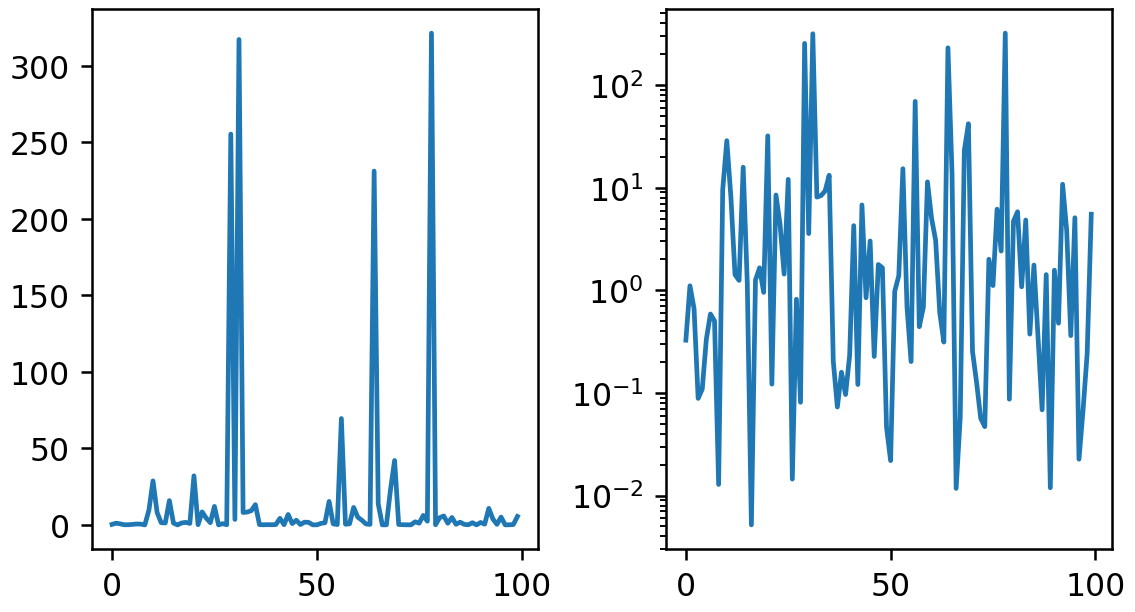

This figure's Python source:
import matplotlib as mpl
import matplotlib.pyplot as plt
import numpy as np

data1, data2, data3, data4 = np.random.randn(4, 100)  # make 4 random data sets

fig, axs = plt.subplots(1, 2, figsize=(5, 2.7), layout='constrained')
xdata = np.arange(len(data1))  # make an ordinal for this
data = 10**data1
axs[0].plot(xdata, data)

axs[1].set_yscale('log')
axs[1].plot(xdata, data)
plt.show()
# plt.savefig("05-graphics_scale.png", dpi=227)
